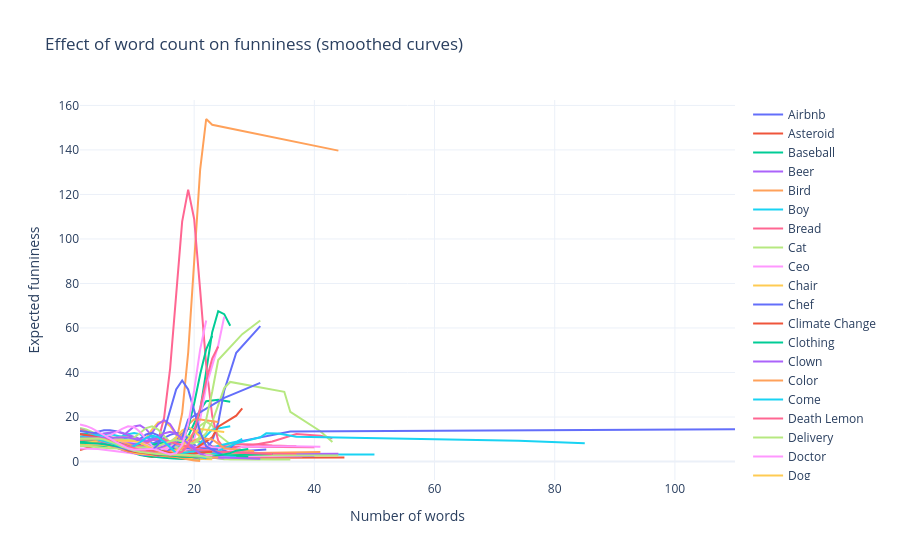

The notebook cell this image was saved under:
### Markdown cell above
=> interpretation:

r_word_funny: Pearson correlation between word count and funny score for that theme.

Negative value (like -0.108 for "Ceo") → Longer captions tend to be slightly less funny in that theme.

Positive value (like 0.023 for "Honey List") → Longer captions tend to be slightly more funny.

The closer r is to 0, the weaker the linear relationship.

p_value: Tests if correlation is significantly different from 0.

Extremely small p-values (like 2.9e-99) → correlation is statistically significant, but keep in mind with huge sample sizes (n > 10,000), even tiny correlations can be “significant.”

n: Number of captions in that theme used for the calculation.

Key takeaway:
Most correlations are very small (between -0.1 and +0.02). That means word count has only a minor effect on funny score, even if statistically significant. You’re seeing patterns, but they are weak in practical terms.

### Code cell
import numpy as np
import plotly.graph_objects as go
from scipy.ndimage import gaussian_filter1d

fig = go.Figure()

for theme, sub in df.groupby("theme_label"):
    agg = (
        sub.groupby("word_counts")["funny"]
           .mean()
           .reset_index()
           .sort_values("word_counts")
    )

    # Skip sparse themes
    if len(agg) < 8:
        continue

    y_smooth = gaussian_filter1d(agg["funny"], sigma=2)

    fig.add_trace(
        go.Scatter(
            x=agg["word_counts"],
            y=y_smooth,
            mode="lines",
            name=theme,
            hovertemplate=(
                "Theme: " + theme +
                "<br>Words: %{x}" +
                "<br>Expected funniness: %{y:.2f}"
                "<extra></extra>"
            )
        )
    )

fig.update_layout(
    title="Effect of word count on funniness (smoothed curves)",
    xaxis_title="Number of words",
    yaxis_title="Expected funniness",
    template="plotly_white",
    hovermode="x unified"
)

fig.show()

### Figure 1 — Plotly figure (JSON) as saved in the notebook; plotly's stock layout.template omitted (floating-point values rounded to 4 significant figures)
{"data": [{"hovertemplate": "Theme: Airbnb<br>Words: %{x}<br>Expected funniness: %{y:.2f}<extra></extra>", "mode": "lines", "name": "Airbnb", "type": "scatter", "x": [1, 2, 3, 4, 5, 6, 7, 8, 9, 10, 11, 12, 13, 14, 15, 16, 17, 18, 19, 20, 21, 22, 23, 24, 25, 27, 28], "y": [9.83, 10.18, 10.58, 10.65, 10.25, 9.484, 8.549, 7.572, 6.607, 5.713, 4.975, 4.481, 4.323, 4.636, 5.535, 6.919, 8.273, 8.819, 8.086, 6.376, 4.539, 3.308, 2.88, 3.012, 3.329, 3.577, 3.689]}, {"hovertemplate": "Theme: Asteroid<br>Words: %{x}<br>Expected funniness: %{y:.2f}<extra></extra>", "mode": "lines", "name": "Asteroid", "type": "scatter", "x": [1, 2, 3, 4, 5, 6, 7, 8, 9, 10, 11, 12, 13, 14, 15, 16, 17, 18, 19, 20, 21, 22, 23, 24, 27, 45], "y": [8.918, 9.209, 9.569, 9.753, 9.684, 9.459, 9.198, 8.893, 8.393, 7.575, 6.534, 5.59, 5.073, 5.09, 5.471, 5.867, 5.909, 5.395, 4.413, 3.294, 2.38, 1.833, 1.624, 1.633, 1.727, 1.8]}, {"hovertemplate": "Theme: Baseball<br>Words: %{x}<br>Expected funniness: %{y:.2f}<extra></extra>", "mode": "lines", "name": "Baseball", "type": "scatter", "x": [1, 2, 3, 4, 5, 6, 7, 8, 9, 10, 11, 12, 13, 14, 15, 16, 17, 18, 19, 20, 21, 22, 24, 26], "y": [9.608, 9.574, 9.509, 9.414, 9.236, 8.821, 8.027, 6.917, 5.79, 4.976, 4.608, 4.574, 4.648, 4.679, 4.7, 4.888, 5.583, 7.444, 11.28, 17.11, 23.24, 27.1, 27.71, 26.83]}, {"hovertemplate": "Theme: Beer<br>Words: %{x}<br>Expected funniness: %{y:.2f}<extra></extra>", "mode": "lines", "name": "Beer", "type": "scatter", "x": [1, 2, 3, 4, 5, 6, 7, 8, 9, 10, 11, 12, 13, 14, 15, 16, 17, 18, 19, 20, 21, 22, 23, 24, 28], "y": [10.26, 10.19, 10.02, 9.706, 9.329, 9.146, 9.606, 11.11, 13.51, 15.73, 16.27, 14.52, 11.4, 8.49, 6.602, 5.553, 4.893, 4.422, 4.106, 3.847, 3.505, 3.034, 2.508, 2.052, 1.785]}, {"hovertemplate": "Theme: Bird<br>Words: %{x}<br>Expected funniness: %{y:.2f}<extra></extra>", "mode": "lines", "name": "Bird", "type": "scatter", "x": [1, 2, 3, 4, 5, 6, 7, 8, 9, 10, 11, 12, 13, 14, 15, 16, 17, 18, 19, 20, 21, 22, 23, 44], "y": [9.742, 9.659, 9.414, 8.939, 8.257, 7.444, 6.579, 5.748, 5.05, 4.551, 4.214, 3.916, 3.56, 3.206, 3.115, 4.14, 8.673, 21.66, 48.85, 89.8, 131.3, 153.9, 151.3, 139.7]}, {"hovertemplate": "Theme: Boy<br>Words: %{x}<br>Expected funniness: %{y:.2f}<extra></extra>", "mode": "lines", "name": "Boy", "type": "scatter", "x": [1, 2, 3, 4, 5, 6, 7, 8, 9, 10, 11, 12, 13, 14, 15, 16, 17, 18, 23, 24, 30, 50], "y": [9.49, 9.339, 9.015, 8.507, 7.832, 7.043, 6.227, 5.506, 4.983, 4.679, 4.5, 4.311, 4.036, 3.691, 3.359, 3.15, 3.128, 3.23, 3.306, 3.276, 3.192, 3.135]}, {"hovertemplate": "Theme: Bread<br>Words: %{x}<br>Expected funniness: %{y:.2f}<extra></extra>", "mode": "lines", "name": "Bread", "type": "scatter", "x": [1, 2, 3, 4, 5, 6, 7, 8, 9, 10, 11, 12, 13, 14, 15, 16, 17, 18, 19, 20, 21, 22, 23, 24, 25, 26, 30, 33, 37], "y": [9.043, 9.044, 9.079, 9.148, 9.151, 8.94, 8.455, 7.779, 7.044, 6.334, 5.709, 5.228, 4.88, 4.566, 4.214, 3.917, 3.855, 4.09, 4.447, 4.677, 4.743, 4.918, 5.496, 6.446, 7.371, 7.828, 7.69, 7.226, 6.858]}, {"hovertemplate": "Theme: Cat<br>Words: %{x}<br>Expected funniness: %{y:.2f}<extra></extra>", "mode": "lines", "name": "Cat", "type": "scatter", "x": [1, 2, 3, 4, 5, 6, 7, 8, 9, 10, 11, 12, 13, 14, 15, 16, 17, 18, 19, 20, 21, 22, 23, 24, 26, 28, 30, 31], "y": [10.02, 10.04, 9.999, 9.792, 9.343, 8.667, 7.896, 7.258, 6.962, 7.017, 7.177, 7.088, 6.527, 5.551, 4.46, 3.665, 3.588, 4.717, 7.524, 11.83, 16.1, 17.96, 16.23, 12.07, 7.798, 4.887, 3.414, 2.862]}, {"hovertemplate": "Theme: Ceo<br>Words: %{x}<br>Expected funniness: %{y:.2f}<extra></extra>", "mode": "lines", "name": "Ceo", "type": "scatter", "x": [1, 2, 3, 4, 5, 6, 7, 8, 9, 10, 11, 12, 13, 14, 15, 16, 17, 18, 19, 20, 21, 22, 23, 24, 26, 27, 38], "y": [10.07, 10.22, 10.25, 9.918, 9.306, 8.706, 8.383, 8.339, 8.275, 7.843, 7.003, 6.067, 5.361, 4.917, 4.542, 4.08, 3.548, 3.077, 2.769, 2.6, 2.46, 2.285, 2.124, 2.07, 2.149, 2.296, 2.407]}, {"hovertemplate": "Theme: Chair<br>Words: %{x}<br>Expected funniness: %{y:.2f}<extra></extra>", "mode": "lines", "name": "Chair", "type": "scatter", "x": [1, 2, 3, 4, 5, 6, 7, 8, 9, 10, 11, 12, 13, 14, 15, 16, 17, 18, 19, 23, 25, 29], "y": [12.49, 12.05, 11.28, 10.31, 9.245, 8.147, 7.058, 6.078, 5.445, 5.627, 7.224, 10.45, 14.47, 17.52, 18.06, 15.85, 11.99, 7.985, 4.898, 3.065, 2.251, 2.006]}, {"hovertemplate": "Theme: Chef<br>Words: %{x}<br>Expected funniness: %{y:.2f}<extra></extra>", "mode": "lines", "name": "Chef", "type": "scatter", "x": [1, 2, 3, 4, 5, 6, 7, 8, 9, 10, 11, 12, 13, 14, 15, 16, 17, 18, 19, 20, 21, 22, 23, 24, 25, 26, 27, 28, 29, 32], "y": [11.86, 11.86, 11.72, 11.33, 10.71, 9.897, 8.885, 7.738, 6.626, 5.733, 5.154, 4.881, 4.858, 5.055, 5.619, 6.949, 9.367, 12.41, 14.62, 14.62, 12.39, 9.238, 6.54, 4.77, 3.755, 3.314, 3.439, 4.058, 4.87, 5.438]}, {"hovertemplate": "Theme: Climate Change<br>Words: %{x}<br>Expected funniness: %{y:.2f}<extra></extra>", "mode": "lines", "name": "Climate Change", "type": "scatter", "x": [1, 2, 3, 4, 5, 6, 7, 8, 9, 10, 11, 12, 13, 14, 15, 16, 17, 18, 19, 21, 23, 24, 25], "y": [5.211, 5.81, 6.724, 7.598, 8.221, 8.568, 8.695, 8.615, 8.254, 7.528, 6.507, 5.475, 4.782, 4.634, 5.025, 5.738, 6.373, 6.528, 6.065, 5.178, 4.175, 3.313, 2.805]}, {"hovertemplate": "Theme: Clothing<br>Words: %{x}<br>Expected funniness: %{y:.2f}<extra></extra>", "mode": "lines", "name": "Clothing", "type": "scatter", "x": [1, 2, 3, 4, 5, 6, 7, 8, 9, 10, 11, 12, 13, 14, 15, 16, 17, 18, 19, 20, 21, 22, 23, 24, 25, 26], "y": [11.74, 11.43, 10.83, 9.977, 8.991, 8.077, 7.474, 7.344, 7.65, 8.069, 8.125, 7.576, 6.645, 5.772, 5.188, 4.829, 4.588, 4.727, 6.326, 11.6, 23.06, 40.47, 58.12, 67.6, 66.22, 61.03]}, {"hovertemplate": "Theme: Clown<br>Words: %{x}<br>Expected funniness: %{y:.2f}<extra></extra>", "mode": "lines", "name": "Clown", "type": "scatter", "x": [1, 2, 3, 4, 5, 6, 7, 8, 9, 10, 11, 12, 13, 14, 15, 16, 17, 18, 19, 20, 21, 22, 23, 24, 25, 26, 27, 29, 30, 31, 33, 40], "y": [7.675, 7.845, 8.122, 8.377, 8.452, 8.256, 7.845, 7.426, 7.273, 7.615, 8.446, 9.369, 9.759, 9.277, 8.246, 7.447, 7.524, 8.483, 9.589, 9.839, 8.818, 7.06, 5.457, 4.455, 3.961, 3.753, 3.726, 3.789, 3.754, 3.453, 2.942, 2.534]}, {"hovertemplate": "Theme: Color<br>Words: %{x}<br>Expected funniness: %{y:.2f}<extra></extra>", "mode": "lines", "name": "Color", "type": "scatter", "x": [1, 2, 3, 4, 5, 6, 7, 8, 9, 10, 11, 12, 13, 14, 15, 16, 18, 19, 20, 21], "y": [9.022, 9.059, 9.123, 9.191, 9.235, 9.235, 9.116, 8.728, 7.957, 6.872, 5.725, 4.79, 4.204, 3.959, 3.979, 4.162, 4.39, 4.568, 4.668, 4.709]}, {"hovertemplate": "Theme: Come<br>Words: %{x}<br>Expected funniness: %{y:.2f}<extra></extra>", "mode": "lines", "name": "Come", "type": "scatter", "x": [1, 2, 3, 4, 5, 6, 7, 8, 9, 10, 11, 12, 13, 15, 16, 20], "y": [12.5, 12.51, 12.46, 12.18, 11.49, 10.25, 8.557, 6.829, 5.788, 6.082, 7.722, 9.721, 10.6, 9.661, 7.639, 6.073]}, {"hovertemplate": "Theme: Death Lemon<br>Words: %{x}<br>Expected funniness: %{y:.2f}<extra></extra>", "mode": "lines", "name": "Death Lemon", "type": "scatter", "x": [1, 2, 3, 4, 5, 6, 7, 8, 9, 10, 11, 12, 13, 14, 15, 16, 17, 18, 19, 20, 21, 22, 23, 24, 25, 28, 33, 36, 37, 41, 43], "y": [10.77, 10.87, 10.92, 10.77, 10.43, 10.01, 9.539, 8.872, 7.838, 6.527, 5.346, 4.762, 5.444, 9.141, 19.74, 41.87, 75.03, 107.8, 122.2, 109.0, 76.87, 43.46, 20.55, 9.343, 5.893, 6.526, 8.97, 11.4, 12.33, 11.57, 10.43]}, {"hovertemplate": "Theme: Delivery<br>Words: %{x}<br>Expected funniness: %{y:.2f}<extra></extra>", "mode": "lines", "name": "Delivery", "type": "scatter", "x": [1, 2, 3, 4, 5, 6, 7, 8, 9, 10, 11, 12, 13, 14, 15, 16, 17, 18, 19, 20, 21, 23, 25], "y": [15.07, 14.38, 13.32, 12.2, 11.15, 10.15, 9.189, 8.291, 7.439, 6.606, 5.82, 5.207, 4.978, 5.407, 6.73, 8.838, 10.99, 12.09, 11.54, 9.795, 7.931, 6.709, 6.207]}, {"hovertemplate": "Theme: Doctor<br>Words: %{x}<br>Expected funniness: %{y:.2f}<extra></extra>", "mode": "lines", "name": "Doctor", "type": "scatter", "x": [1, 2, 3, 4, 5, 6, 7, 8, 9, 10, 11, 12, 13, 14, 15, 16, 17, 18, 19, 20, 21, 22, 24, 25], "y": [10.69, 10.75, 10.71, 10.38, 9.723, 8.839, 7.931, 7.143, 6.5, 5.939, 5.372, 4.763, 4.17, 3.727, 3.593, 3.839, 4.362, 5.052, 6.377, 10.07, 18.83, 34.0, 52.18, 65.04]}, {"hovertemplate": "Theme: Dog<br>Words: %{x}<br>Expected funniness: %{y:.2f}<extra></extra>", "mode": "lines", "name": "Dog", "type": "scatter", "x": [1, 2, 3, 4, 5, 6, 7, 8, 9, 10, 11, 12, 13, 14, 15, 16, 17, 18, 19, 20, 21, 22, 23, 24, 25], "y": [10.94, 10.99, 10.94, 10.69, 10.21, 9.598, 8.921, 8.155, 7.245, 6.215, 5.197, 4.334, 3.696, 3.293, 3.102, 3.066, 3.074, 3.018, 2.875, 2.709, 2.578, 2.478, 2.39, 2.325, 2.296]}, {"hovertemplate": "Theme: Election<br>Words: %{x}<br>Expected funniness: %{y:.2f}<extra></extra>", "mode": "lines", "name": "Election", "type": "scatter", "x": [1, 2, 3, 4, 5, 6, 7, 8, 9, 10, 11, 12, 13, 14, 15, 16, 17, 18, 19, 20, 21, 22, 23, 24, 25, 27, 31], "y": [10.67, 11.38, 12.47, 13.44, 14.0, 14.06, 13.65, 12.78, 11.49, 9.949, 8.421, 7.139, 6.19, 5.531, 5.165, 5.228, 5.795, 6.571, 6.956, 6.586, 5.857, 6.04, 9.145, 17.47, 31.83, 48.86, 60.86]}, {"hovertemplate": "Theme: Elephant Room<br>Words: %{x}<br>Expected funniness: %{y:.2f}<extra></extra>", "mode": "lines", "name": "Elephant Room", "type": "scatter", "x": [1, 2, 3, 4, 5, 6, 7, 8, 9, 10, 11, 12, 13, 14, 15, 16, 17, 18, 20, 21, 22, 23, 25], "y": [7.932, 8.427, 9.068, 9.415, 9.225, 8.54, 7.586, 6.591, 5.737, 5.183, 5.025, 5.149, 5.216, 4.902, 4.17, 3.277, 2.526, 2.046, 1.806, 1.741, 1.795, 1.897, 1.97]}, {"hovertemplate": "Theme: Evolution<br>Words: %{x}<br>Expected funniness: %{y:.2f}<extra></extra>", "mode": "lines", "name": "Evolution", "type": "scatter", "x": [1, 2, 3, 4, 5, 6, 7, 8, 9, 10, 11, 12, 13, 14, 15, 16, 17, 18, 19, 20, 21, 22, 23, 25, 29], "y": [12.12, 12.23, 12.21, 11.78, 10.85, 9.54, 8.103, 6.752, 5.618, 4.794, 4.365, 4.386, 4.825, 5.507, 6.106, 6.282, 5.854, 4.921, 3.801, 2.844, 2.238, 1.975, 1.926, 1.956, 1.983]}, {"hovertemplate": "Theme: Fall Asleep<br>Words: %{x}<br>Expected funniness: %{y:.2f}<extra></extra>", "mode": "lines", "name": "Fall Asleep", "type": "scatter", "x": [1, 2, 3, 4, 5, 6, 7, 8, 9, 10, 11, 12, 13, 14, 15, 16, 17, 18, 19, 20, 22, 23], "y": [10.79, 11.05, 11.42, 11.61, 11.41, 10.79, 9.836, 8.69, 7.548, 6.786, 7.064, 9.091, 12.84, 16.8, 18.55, 16.78, 12.54, 8.104, 4.959, 3.212, 2.34, 1.962]}, {"hovertemplate": "Theme: Fish<br>Words: %{x}<br>Expected funniness: %{y:.2f}<extra></extra>", "mode": "lines", "name": "Fish", "type": "scatter", "x": [1, 2, 3, 4, 5, 6, 7, 8, 9, 10, 11, 12, 13, 14, 15, 16, 17, 18, 19, 20, 21, 22, 23], "y": [10.06, 10.16, 10.13, 9.781, 9.098, 8.254, 7.472, 6.909, 6.557, 6.258, 5.834, 5.234, 4.573, 4.068, 3.912, 4.129, 4.488, 4.627, 4.341, 3.739, 3.087, 2.585, 2.318]}, {"hovertemplate": "Theme: Friday<br>Words: %{x}<br>Expected funniness: %{y:.2f}<extra></extra>", "mode": "lines", "name": "Friday", "type": "scatter", "x": [1, 2, 3, 4, 5, 6, 7, 8, 9, 10, 11, 12, 13, 14, 15, 16, 17, 18, 19, 20, 21, 22, 23, 26], "y": [11.93, 11.5, 10.79, 9.977, 9.191, 8.498, 7.957, 7.65, 7.591, 7.587, 7.31, 6.601, 5.645, 4.754, 4.089, 3.627, 3.317, 3.254, 3.79, 5.395, 8.189, 11.53, 14.34, 15.83]}, {"hovertemplate": "Theme: Gentrification<br>Words: %{x}<br>Expected funniness: %{y:.2f}<extra></extra>", "mode": "lines", "name": "Gentrification", "type": "scatter", "x": [1, 2, 3, 4, 5, 6, 7, 8, 9, 10, 11, 12, 13, 14, 15, 16, 17, 18, 19, 20, 21, 23, 26, 40], "y": [9.186, 9.522, 9.883, 9.927, 9.53, 8.788, 7.896, 7.047, 6.394, 6.008, 5.84, 5.717, 5.43, 4.89, 4.203, 3.582, 3.22, 3.263, 3.835, 4.907, 6.094, 6.791, 6.761, 6.445]}, {"hovertemplate": "Theme: Gift<br>Words: %{x}<br>Expected funniness: %{y:.2f}<extra></extra>", "mode": "lines", "name": "Gift", "type": "scatter", "x": [1, 2, 3, 4, 5, 6, 7, 8, 9, 10, 11, 12, 13, 14, 15, 16, 17, 18, 19, 20, 21, 22, 23, 24, 25, 26, 35, 36, 41, 43], "y": [9.976, 10.02, 9.972, 9.732, 9.297, 8.732, 8.067, 7.294, 6.474, 5.773, 5.328, 5.104, 4.916, 4.604, 4.182, 3.88, 4.044, 4.941, 6.514, 8.351, 10.19, 12.76, 17.68, 25.37, 33.0, 35.76, 31.31, 22.28, 13.64, 8.799]}, {"hovertemplate": "Theme: Giraffe<br>Words: %{x}<br>Expected funniness: %{y:.2f}<extra></extra>", "mode": "lines", "name": "Giraffe", "type": "scatter", "x": [1, 2, 3, 4, 5, 6, 7, 8, 9, 10, 11, 12, 13, 14, 15, 16, 17, 18, 19, 20, 22, 23, 25, 26, 27, 28, 36, 41], "y": [10.37, 10.3, 10.1, 9.698, 9.131, 8.54, 8.092, 7.935, 8.159, 8.696, 9.195, 9.179, 8.51, 7.602, 6.987, 6.729, 6.431, 5.774, 4.846, 3.951, 3.338, 3.194, 3.674, 4.721, 5.912, 6.684, 6.834, 6.69]}, {"hovertemplate": "Theme: Haircut<br>Words: %{x}<br>Expected funniness: %{y:.2f}<extra></extra>", "mode": "lines", "name": "Haircut", "type": "scatter", "x": [1, 2, 3, 4, 5, 6, 7, 8, 9, 10, 11, 12, 13, 14, 15, 16, 17, 19, 20, 21, 22, 27], "y": [10.37, 10.45, 10.56, 10.66, 10.76, 10.87, 10.77, 10.12, 8.801, 7.095, 5.483, 4.255, 3.403, 2.789, 2.343, 2.133, 2.261, 2.703, 3.238, 3.596, 3.684, 3.64]}, {"hovertemplate": "Theme: Harold<br>Words: %{x}<br>Expected funniness: %{y:.2f}<extra></extra>", "mode": "lines", "name": "Harold", "type": "scatter", "x": [1, 2, 3, 4, 5, 6, 7, 8, 9, 10, 11, 12, 13, 14, 15, 16, 17, 18, 19, 20, 21, 22, 23, 24, 26, 27, 32, 36, 110], "y": [9.159, 9.397, 9.731, 9.949, 9.868, 9.41, 8.653, 7.807, 7.118, 6.744, 6.739, 7.122, 7.925, 9.14, 10.61, 12.0, 12.76, 12.27, 10.37, 7.635, 5.066, 3.426, 3.036, 3.945, 5.999, 8.735, 11.44, 13.49, 14.55]}, {"hovertemplate": "Theme: Hell<br>Words: %{x}<br>Expected funniness: %{y:.2f}<extra></extra>", "mode": "lines", "name": "Hell", "type": "scatter", "x": [1, 2, 3, 4, 5, 6, 7, 8, 9, 10, 11, 12, 13, 14, 15, 16, 21], "y": [9.674, 9.978, 10.23, 10.02, 9.183, 7.926, 6.654, 5.639, 4.845, 4.064, 3.201, 2.427, 2.066, 2.323, 3.098, 4.016, 4.624]}, {"hovertemplate": "Theme: Honey List<br>Words: %{x}<br>Expected funniness: %{y:.2f}<extra></extra>", "mode": "lines", "name": "Honey List", "type": "scatter", "x": [1, 2, 3, 4, 5, 6, 7, 8, 9, 10, 11, 12, 13, 14, 15, 16, 17, 18, 21, 22], "y": [7.23, 7.111, 7.01, 7.024, 7.061, 6.884, 6.326, 5.444, 4.471, 3.613, 2.942, 2.437, 2.076, 1.84, 1.673, 1.504, 1.325, 1.192, 1.138, 1.134]}, {"hovertemplate": "Theme: Hook<br>Words: %{x}<br>Expected funniness: %{y:.2f}<extra></extra>", "mode": "lines", "name": "Hook", "type": "scatter", "x": [1, 2, 3, 4, 5, 6, 7, 8, 9, 10, 11, 12, 13, 14, 15, 16, 17, 18, 19, 20, 22, 23], "y": [14.49, 13.65, 12.33, 10.88, 9.485, 8.233, 7.215, 6.5, 6.04, 5.696, 5.389, 5.134, 4.9, 4.536, 3.929, 3.174, 2.507, 2.088, 1.899, 1.821, 1.76, 1.71]}, {"hovertemplate": "Theme: Hungry<br>Words: %{x}<br>Expected funniness: %{y:.2f}<extra></extra>", "mode": "lines", "name": "Hungry", "type": "scatter", "x": [1, 2, 3, 4, 5, 6, 7, 8, 9, 10, 11, 12, 13, 14, 15, 16, 17, 18, 19, 20, 21, 24], "y": [14.22, 13.52, 12.43, 11.27, 10.1, 8.939, 7.907, 7.241, 7.11, 7.459, 7.948, 8.066, 7.492, 6.433, 5.601, 5.935, 8.184, 12.23, 16.56, 19.03, 18.9, 17.78]}, {"hovertemplate": "Theme: Insurance Cover<br>Words: %{x}<br>Expected funniness: %{y:.2f}<extra></extra>", "mode": "lines", "name": "Insurance Cover", "type": "scatter", "x": [1, 2, 3, 4, 5, 6, 7, 8, 9, 10, 11, 12, 13, 14, 15, 16, 17, 18, 19, 20, 22, 23, 24, 27, 28], "y": [8.302, 8.811, 9.506, 10.02, 10.24, 10.34, 10.64, 11.35, 12.28, 12.81, 12.24, 10.4, 7.934, 5.799, 4.597, 4.399, 4.905, 5.631, 6.073, 6.011, 5.749, 5.954, 7.086, 8.845, 10.2]}, {"hovertemplate": "Theme: Invite<br>Words: %{x}<br>Expected funniness: %{y:.2f}<extra></extra>", "mode": "lines", "name": "Invite", "type": "scatter", "x": [1, 2, 3, 4, 5, 6, 7, 8, 9, 10, 11, 12, 13, 14, 15, 17, 18, 19], "y": [9.956, 10.09, 10.22, 10.18, 9.816, 9.123, 8.233, 7.377, 6.739, 6.347, 6.128, 6.055, 6.119, 6.126, 5.705, 4.7, 3.461, 2.617]}, {"hovertemplate": "Theme: Irony<br>Words: %{x}<br>Expected funniness: %{y:.2f}<extra></extra>", "mode": "lines", "name": "Irony", "type": "scatter", "x": [1, 2, 3, 4, 5, 6, 7, 8, 9, 10, 11, 12, 13, 14, 15, 16, 17, 18, 19, 20, 21, 22, 23, 24, 25, 26, 33, 36], "y": [9.939, 9.911, 9.728, 9.295, 8.645, 7.881, 7.073, 6.264, 5.529, 4.99, 4.728, 4.698, 4.734, 4.692, 4.623, 4.768, 5.264, 5.862, 6.038, 5.483, 4.385, 3.2, 2.249, 1.601, 1.199, 0.9778, 0.8844, 0.86]}, {"hovertemplate": "Theme: Keto<br>Words: %{x}<br>Expected funniness: %{y:.2f}<extra></extra>", "mode": "lines", "name": "Keto", "type": "scatter", "x": [1, 2, 3, 4, 5, 6, 7, 8, 9, 10, 11, 12, 13, 14, 15, 16, 17, 18, 19, 20, 21, 22, 24], "y": [5.851, 5.834, 5.769, 5.609, 5.325, 4.943, 4.542, 4.198, 3.921, 3.657, 3.359, 3.078, 3.013, 3.468, 4.655, 6.38, 7.914, 8.41, 7.613, 6.071, 4.603, 3.671, 3.276]}, {"hovertemplate": "Theme: Know Feel<br>Words: %{x}<br>Expected funniness: %{y:.2f}<extra></extra>", "mode": "lines", "name": "Know Feel", "type": "scatter", "x": [1, 2, 3, 4, 5, 6, 7, 8, 9, 10, 11, 12, 13, 14, 15, 16, 17, 18, 20, 23], "y": [7.182, 7.367, 7.575, 7.62, 7.415, 6.969, 6.332, 5.573, 4.779, 4.075, 3.621, 3.533, 3.757, 4.027, 3.998, 3.513, 2.711, 1.894, 1.292, 0.9881]}, {"hovertemplate": "Theme: Lawyer<br>Words: %{x}<br>Expected funniness: %{y:.2f}<extra></extra>", "mode": "lines", "name": "Lawyer", "type": "scatter", "x": [1, 2, 3, 4, 5, 6, 7, 8, 9, 10, 11, 12, 13, 14, 15, 16, 17, 18, 19, 20, 21, 22, 23], "y": [13.76, 13.47, 12.98, 12.37, 11.73, 11.06, 10.33, 9.501, 8.671, 7.99, 7.446, 6.815, 5.924, 4.879, 3.948, 3.296, 2.927, 2.809, 2.997, 3.625, 4.747, 6.09, 7.039]}, {"hovertemplate": "Theme: Leave<br>Words: %{x}<br>Expected funniness: %{y:.2f}<extra></extra>", "mode": "lines", "name": "Leave", "type": "scatter", "x": [1, 2, 3, 4, 5, 6, 7, 8, 9, 10, 11, 12, 13, 14, 15, 16, 17, 18, 19, 20], "y": [11.35, 11.32, 11.18, 10.85, 10.27, 9.588, 8.98, 8.448, 7.798, 6.921, 5.969, 5.143, 4.439, 3.702, 2.896, 2.216, 1.936, 2.166, 2.712, 3.159]}, {"hovertemplate": "Theme: Look Ant<br>Words: %{x}<br>Expected funniness: %{y:.2f}<extra></extra>", "mode": "lines", "name": "Look Ant", "type": "scatter", "x": [1, 2, 3, 4, 5, 6, 7, 8, 9, 10, 11, 12, 13, 14, 15, 16, 20, 21], "y": [10.81, 10.88, 10.97, 11.0, 10.79, 10.15, 9.023, 7.657, 6.425, 5.618, 5.333, 5.433, 5.537, 5.2, 4.258, 2.997, 1.903, 1.307]}, {"hovertemplate": "Theme: Look Good<br>Words: %{x}<br>Expected funniness: %{y:.2f}<extra></extra>", "mode": "lines", "name": "Look Good", "type": "scatter", "x": [1, 2, 3, 4, 5, 6, 7, 8, 9, 10, 11, 12, 13, 14, 15, 16, 17, 18, 19, 20, 21, 22, 23, 44], "y": [8.506, 8.837, 9.179, 9.147, 8.564, 7.542, 6.365, 5.292, 4.433, 3.777, 3.29, 2.974, 2.848, 2.881, 2.964, 2.948, 2.754, 2.439, 2.148, 2.017, 2.138, 2.54, 3.102, 3.523]}, {"hovertemplate": "Theme: Market<br>Words: %{x}<br>Expected funniness: %{y:.2f}<extra></extra>", "mode": "lines", "name": "Market", "type": "scatter", "x": [1, 2, 3, 4, 5, 6, 7, 8, 9, 10, 11, 12, 13, 14, 15, 16, 17, 18, 19, 20, 21, 22, 24, 25, 26, 27, 41], "y": [10.09, 10.05, 9.902, 9.551, 8.971, 8.204, 7.347, 6.529, 5.865, 5.384, 4.998, 4.594, 4.157, 3.782, 3.562, 3.496, 3.49, 3.418, 3.175, 2.737, 2.203, 1.776, 1.67, 2.014, 2.773, 3.687, 4.322]}, {"hovertemplate": "Theme: Marriage<br>Words: %{x}<br>Expected funniness: %{y:.2f}<extra></extra>", "mode": "lines", "name": "Marriage", "type": "scatter", "x": [1, 2, 3, 4, 5, 6, 7, 8, 9, 10, 11, 12, 13, 14, 15, 16, 17, 18, 19, 20, 21, 22, 24, 26, 27], "y": [10.8, 11.18, 11.75, 12.24, 12.47, 12.32, 11.81, 10.98, 9.956, 8.866, 7.85, 6.971, 6.182, 5.4, 4.643, 4.092, 3.983, 4.434, 5.298, 6.127, 6.38, 5.818, 4.696, 3.556, 2.869]}, {"hovertemplate": "Theme: Minute<br>Words: %{x}<br>Expected funniness: %{y:.2f}<extra></extra>", "mode": "lines", "name": "Minute", "type": "scatter", "x": [1, 2, 3, 4, 5, 6, 7, 8, 9, 10, 11, 12, 13, 14, 15, 16, 17, 18, 19, 23], "y": [9.143, 9.61, 10.24, 10.61, 10.39, 9.465, 7.991, 6.343, 4.911, 3.933, 3.488, 3.542, 3.935, 4.384, 4.657, 4.801, 5.058, 5.525, 6.019, 6.311]}, {"hovertemplate": "Theme: Mirage<br>Words: %{x}<br>Expected funniness: %{y:.2f}<extra></extra>", "mode": "lines", "name": "Mirage", "type": "scatter", "x": [1, 2, 3, 4, 5, 6, 7, 8, 9, 10, 11, 12, 13, 14, 15, 16, 17, 18, 19, 20, 21, 22, 23, 24, 25, 30, 31], "y": [9.33, 9.398, 9.504, 9.613, 9.775, 10.14, 10.72, 11.15, 10.89, 9.738, 8.032, 6.314, 4.936, 4.014, 3.521, 3.343, 3.356, 3.475, 3.608, 3.586, 3.248, 2.609, 1.886, 1.337, 1.073, 1.03, 1.061]}, {"hovertemplate": "Theme: Mustard<br>Words: %{x}<br>Expected funniness: %{y:.2f}<extra></extra>", "mode": "lines", "name": "Mustard", "type": "scatter", "x": [1, 2, 3, 4, 5, 6, 7, 8, 9, 10, 11, 12, 13, 14, 15, 16, 17, 18, 19, 20, 21, 22, 23, 24, 25, 26, 28, 29], "y": [8.401, 8.34, 8.238, 8.083, 7.823, 7.404, 6.813, 6.103, 5.373, 4.719, 4.197, 3.826, 3.606, 3.521, 3.545, 3.692, 4.054, 4.732, 5.663, 6.55, 7.02, 6.923, 6.471, 6.022, 5.717, 5.416, 5.004, 4.657]}, {"hovertemplate": "Theme: Order Pizza<br>Words: %{x}<br>Expected funniness: %{y:.2f}<extra></extra>", "mode": "lines", "name": "Order Pizza", "type": "scatter", "x": [1, 2, 3, 4, 5, 6, 7, 8, 9, 10, 11, 12, 13, 14, 15, 16, 17, 18, 19, 20, 21, 22], "y": [7.935, 8.233, 8.606, 8.837, 8.88, 8.802, 8.678, 8.575, 8.552, 8.559, 8.395, 7.851, 6.973, 6.182, 6.19, 7.674, 10.65, 13.87, 15.34, 14.03, 11.02, 8.652]}, {"hovertemplate": "Theme: Painting<br>Words: %{x}<br>Expected funniness: %{y:.2f}<extra></extra>", "mode": "lines", "name": "Painting", "type": "scatter", "x": [1, 2, 3, 4, 5, 6, 7, 8, 9, 10, 11, 12, 13, 14, 15, 16, 17, 18, 19, 20, 21, 22, 24], "y": [9.182, 9.087, 8.976, 8.898, 8.796, 8.548, 8.107, 7.644, 7.589, 8.434, 10.23, 12.16, 12.89, 11.73, 9.394, 7.24, 6.102, 5.885, 6.03, 6.07, 5.876, 5.588, 5.395]}, {"hovertemplate": "Theme: Parent<br>Words: %{x}<br>Expected funniness: %{y:.2f}<extra></extra>", "mode": "lines", "name": "Parent", "type": "scatter", "x": [1, 2, 3, 4, 5, 6, 7, 8, 9, 10, 11, 12, 13, 14, 15, 16, 17, 18, 19, 20, 21, 23, 24, 27, 28], "y": [10.4, 10.76, 11.19, 11.32, 11.01, 10.36, 9.56, 8.713, 7.774, 6.7, 5.577, 4.571, 3.81, 3.341, 3.142, 3.141, 3.257, 3.48, 3.969, 5.078, 7.265, 10.86, 15.68, 20.63, 23.87]}, {"hovertemplate": "Theme: Pianist<br>Words: %{x}<br>Expected funniness: %{y:.2f}<extra></extra>", "mode": "lines", "name": "Pianist", "type": "scatter", "x": [1, 2, 3, 4, 5, 6, 7, 8, 9, 10, 11, 12, 13, 14, 15, 16, 17, 18, 19, 20, 21, 22, 23], "y": [11.46, 11.27, 10.84, 10.16, 9.329, 8.522, 7.881, 7.443, 7.138, 6.878, 6.707, 6.838, 7.397, 8.09, 8.298, 7.797, 7.453, 9.233, 15.26, 26.07, 39.21, 50.41, 56.5]}, {"hovertemplate": "Theme: Shoe<br>Words: %{x}<br>Expected funniness: %{y:.2f}<extra></extra>", "mode": "lines", "name": "Shoe", "type": "scatter", "x": [1, 2, 3, 4, 5, 6, 7, 8, 9, 10, 11, 12, 13, 14, 15, 16, 17, 18, 19, 20, 25], "y": [10.31, 10.79, 11.46, 12.06, 12.59, 13.1, 13.32, 12.93, 11.95, 10.88, 10.16, 9.948, 10.09, 10.17, 9.603, 8.079, 5.957, 3.962, 2.57, 1.814, 1.509]}, {"hovertemplate": "Theme: Size Matter<br>Words: %{x}<br>Expected funniness: %{y:.2f}<extra></extra>", "mode": "lines", "name": "Size Matter", "type": "scatter", "x": [1, 2, 3, 4, 5, 6, 7, 8, 9, 10, 11, 12, 13, 14, 15, 16, 17, 18, 19, 20, 21], "y": [8.76, 8.778, 8.736, 8.498, 7.944, 7.08, 6.076, 5.18, 4.536, 4.091, 3.672, 3.196, 2.763, 2.523, 2.462, 2.372, 2.053, 1.506, 0.9135, 0.4638, 0.2375]}, {"hovertemplate": "Theme: Social Distancing<br>Words: %{x}<br>Expected funniness: %{y:.2f}<extra></extra>", "mode": "lines", "name": "Social Distancing", "type": "scatter", "x": [1, 2, 3, 4, 5, 6, 7, 8, 9, 10, 11, 12, 13, 14, 15, 16, 17, 18, 19, 20, 21, 22, 23, 24, 25, 27, 31, 32, 34, 37, 74, 85], "y": [12.06, 11.64, 10.94, 10.13, 9.3, 8.456, 7.616, 6.808, 6.054, 5.369, 4.779, 4.308, 3.951, 3.69, 3.508, 3.406, 3.397, 3.505, 3.757, 4.138, 4.523, 4.716, 4.692, 4.862, 5.921, 8.166, 10.88, 12.66, 12.6, 11.1, 9.327, 8.234]}, {"hovertemplate": "Theme: Song<br>Words: %{x}<br>Expected funniness: %{y:.2f}<extra></extra>", "mode": "lines", "name": "Song", "type": "scatter", "x": [1, 2, 3, 4, 5, 6, 7, 8, 9, 10, 11, 12, 13, 14, 15, 16, 17, 18, 19, 20, 21, 22, 23, 24, 29, 30, 37], "y": [9.684, 9.615, 9.359, 8.849, 8.173, 7.482, 6.865, 6.343, 5.944, 5.695, 5.535, 5.308, 4.923, 4.478, 4.169, 4.101, 4.224, 4.424, 4.613, 4.757, 4.851, 4.876, 4.771, 4.49, 4.07, 3.638, 3.361]}, {"hovertemplate": "Theme: Speak<br>Words: %{x}<br>Expected funniness: %{y:.2f}<extra></extra>", "mode": "lines", "name": "Speak", "type": "scatter", "x": [1, 2, 3, 4, 5, 6, 7, 8, 9, 10, 11, 12, 13, 14, 15, 16, 17, 18, 19, 20, 21, 22, 23, 25, 28, 31, 44], "y": [10.73, 10.78, 10.79, 10.71, 10.52, 10.26, 9.954, 9.683, 9.778, 10.78, 12.84, 15.05, 15.81, 14.35, 11.45, 8.54, 6.374, 4.895, 3.898, 3.358, 3.263, 3.431, 3.565, 3.463, 3.165, 2.866, 2.705]}, {"hovertemplate": "Theme: Stair<br>Words: %{x}<br>Expected funniness: %{y:.2f}<extra></extra>", "mode": "lines", "name": "Stair", "type": "scatter", "x": [1, 2, 3, 4, 5, 6, 7, 8, 9, 10, 11, 12, 13, 14, 15, 16, 17, 18, 19, 20, 23], "y": [9.159, 9.48, 10.02, 10.61, 11.19, 11.9, 13.07, 14.66, 15.86, 15.51, 13.23, 9.906, 7.009, 5.572, 5.705, 6.74, 7.679, 7.765, 6.898, 5.617, 4.702]}, {"hovertemplate": "Theme: Swimming<br>Words: %{x}<br>Expected funniness: %{y:.2f}<extra></extra>", "mode": "lines", "name": "Swimming", "type": "scatter", "x": [1, 2, 3, 4, 5, 6, 7, 8, 9, 10, 11, 12, 13, 14, 15, 16, 17, 18, 19, 20, 21, 25], "y": [8.355, 8.623, 8.958, 9.096, 8.854, 8.195, 7.214, 6.079, 4.977, 4.08, 3.489, 3.217, 3.247, 3.529, 3.899, 4.076, 3.85, 3.272, 2.606, 2.108, 1.862, 1.791]}, {"hovertemplate": "Theme: Tell<br>Words: %{x}<br>Expected funniness: %{y:.2f}<extra></extra>", "mode": "lines", "name": "Tell", "type": "scatter", "x": [1, 2, 3, 4, 5, 6, 7, 8, 9, 10, 11, 12, 13, 14, 15, 16, 18, 19, 25, 31], "y": [10.63, 10.56, 10.28, 9.671, 8.85, 8.151, 7.957, 8.344, 8.822, 8.585, 7.238, 5.233, 3.479, 2.662, 3.154, 5.5, 10.63, 18.93, 28.57, 35.3]}, {"hovertemplate": "Theme: Tell Time<br>Words: %{x}<br>Expected funniness: %{y:.2f}<extra></extra>", "mode": "lines", "name": "Tell Time", "type": "scatter", "x": [1, 2, 3, 4, 5, 6, 7, 8, 9, 10, 11, 12, 13, 14, 15, 18, 19, 20, 21, 22], "y": [11.42, 11.28, 10.98, 10.46, 9.611, 8.412, 7.054, 5.84, 4.965, 4.392, 3.951, 3.536, 3.172, 2.934, 2.849, 2.857, 2.841, 2.7, 2.443, 2.229]}, {"hovertemplate": "Theme: Thought<br>Words: %{x}<br>Expected funniness: %{y:.2f}<extra></extra>", "mode": "lines", "name": "Thought", "type": "scatter", "x": [1, 2, 3, 4, 5, 6, 7, 8, 9, 10, 11, 12, 13, 14, 15, 16, 17, 18, 20, 21, 30, 33], "y": [9.042, 9.374, 9.822, 10.06, 9.828, 9.088, 8.105, 7.321, 7.055, 7.232, 7.41, 7.159, 6.406, 5.373, 4.304, 3.351, 2.615, 2.178, 2.107, 2.421, 2.971, 3.409]}, {"hovertemplate": "Theme: Throne<br>Words: %{x}<br>Expected funniness: %{y:.2f}<extra></extra>", "mode": "lines", "name": "Throne", "type": "scatter", "x": [1, 2, 3, 4, 5, 6, 7, 8, 9, 10, 11, 12, 13, 14, 15, 16, 17, 18, 19, 20, 21, 22, 23, 24, 25], "y": [12.1, 11.87, 11.49, 11.03, 10.46, 9.748, 9.007, 8.419, 8.019, 7.623, 7.037, 6.332, 5.859, 5.996, 6.897, 8.308, 9.522, 9.69, 8.476, 6.388, 4.325, 2.884, 2.139, 1.867, 1.809]}, {"hovertemplate": "Theme: Toilet<br>Words: %{x}<br>Expected funniness: %{y:.2f}<extra></extra>", "mode": "lines", "name": "Toilet", "type": "scatter", "x": [1, 2, 3, 4, 5, 6, 7, 8, 9, 10, 11, 12, 13, 14, 15, 16, 17, 18, 19, 20, 21, 23, 24, 25, 30], "y": [10.63, 10.68, 10.73, 10.7, 10.52, 10.14, 9.584, 8.859, 7.926, 6.773, 5.537, 4.486, 3.866, 3.75, 3.989, 4.368, 4.907, 5.936, 7.65, 9.544, 10.54, 9.918, 8.027, 5.946, 4.666]}, {"hovertemplate": "Theme: Town<br>Words: %{x}<br>Expected funniness: %{y:.2f}<extra></extra>", "mode": "lines", "name": "Town", "type": "scatter", "x": [1, 2, 3, 4, 5, 6, 7, 8, 9, 10, 11, 12, 13, 14, 15, 16, 17, 18, 19, 20, 21, 22, 23, 24, 25, 27], "y": [11.64, 11.73, 11.87, 11.86, 11.48, 10.58, 9.233, 7.692, 6.276, 5.209, 4.529, 4.122, 3.85, 3.645, 3.507, 3.456, 3.523, 3.745, 4.145, 4.637, 4.966, 4.821, 4.126, 3.18, 2.407, 2.019]}, {"hovertemplate": "Theme: Train<br>Words: %{x}<br>Expected funniness: %{y:.2f}<extra></extra>", "mode": "lines", "name": "Train", "type": "scatter", "x": [1, 2, 3, 4, 5, 6, 7, 8, 9, 10, 11, 12, 13, 14, 15, 16, 17, 18, 19, 20, 24, 33], "y": [9.8, 9.976, 10.16, 10.14, 9.808, 9.153, 8.285, 7.397, 6.725, 6.537, 7.07, 8.286, 9.641, 10.31, 9.91, 8.864, 7.915, 7.297, 6.62, 5.531, 4.249, 3.379]}, {"hovertemplate": "Theme: Vegan<br>Words: %{x}<br>Expected funniness: %{y:.2f}<extra></extra>", "mode": "lines", "name": "Vegan", "type": "scatter", "x": [1, 2, 3, 4, 5, 6, 7, 8, 9, 10, 11, 12, 13, 14, 15, 16, 17, 18, 19, 20, 21, 22, 23, 24, 28, 31], "y": [7.218, 7.038, 6.778, 6.517, 6.246, 5.957, 5.757, 5.798, 6.074, 6.353, 6.406, 6.292, 6.356, 6.927, 8.001, 9.119, 9.614, 9.147, 8.217, 8.244, 11.23, 18.94, 31.36, 45.58, 57.21, 63.33]}, {"hovertemplate": "Theme: Vehicle<br>Words: %{x}<br>Expected funniness: %{y:.2f}<extra></extra>", "mode": "lines", "name": "Vehicle", "type": "scatter", "x": [1, 2, 3, 4, 5, 6, 7, 8, 9, 10, 11, 12, 13, 14, 15, 16, 17, 18, 19, 20, 21, 22, 23, 24, 26], "y": [11.27, 11.23, 11.06, 10.73, 10.25, 9.745, 9.342, 9.132, 9.054, 8.897, 8.424, 7.516, 6.261, 4.929, 3.825, 3.105, 2.745, 2.642, 2.707, 2.851, 2.939, 2.823, 2.475, 2.039, 1.742]}, {"hovertemplate": "Theme: Warm<br>Words: %{x}<br>Expected funniness: %{y:.2f}<extra></extra>", "mode": "lines", "name": "Warm", "type": "scatter", "x": [1, 2, 3, 4, 5, 6, 7, 8, 9, 10, 11, 12, 13, 14, 15, 16, 17, 18, 19, 20, 21, 22, 25], "y": [11.43, 11.15, 10.7, 10.24, 9.858, 9.559, 9.371, 9.325, 9.343, 9.169, 8.509, 7.283, 5.756, 4.408, 3.672, 3.784, 4.871, 7.047, 10.11, 13.08, 14.6, 14.25, 13.27]}, {"hovertemplate": "Theme: Watson<br>Words: %{x}<br>Expected funniness: %{y:.2f}<extra></extra>", "mode": "lines", "name": "Watson", "type": "scatter", "x": [1, 2, 3, 4, 5, 6, 7, 8, 9, 10, 11, 12, 13, 14, 15, 16, 17, 18, 19, 20, 21, 22, 24, 25], "y": [12.33, 11.68, 10.62, 9.457, 8.397, 7.5, 6.727, 6.02, 5.369, 4.821, 4.433, 4.341, 5.04, 7.698, 13.74, 23.1, 32.43, 36.42, 32.37, 22.88, 13.22, 6.819, 3.822, 2.848]}, {"hovertemplate": "Theme: Wear Mask<br>Words: %{x}<br>Expected funniness: %{y:.2f}<extra></extra>", "mode": "lines", "name": "Wear Mask", "type": "scatter", "x": [1, 2, 3, 4, 5, 6, 7, 8, 9, 10, 11, 12, 13, 14, 15, 16, 17, 18, 19, 20, 21, 23], "y": [12.41, 12.02, 11.43, 10.81, 10.2, 9.505, 8.646, 7.623, 6.538, 5.598, 5.042, 4.946, 5.074, 5.011, 4.545, 3.864, 3.322, 3.11, 3.226, 3.588, 4.046, 4.371]}, {"hovertemplate": "Theme: Whale<br>Words: %{x}<br>Expected funniness: %{y:.2f}<extra></extra>", "mode": "lines", "name": "Whale", "type": "scatter", "x": [1, 2, 3, 4, 5, 6, 7, 8, 9, 10, 11, 12, 13, 14, 15, 16, 17, 18, 19, 20, 21, 22, 23, 24, 26, 27, 29], "y": [8.408, 8.351, 8.23, 8.048, 7.814, 7.516, 7.118, 6.591, 5.968, 5.326, 4.728, 4.187, 3.699, 3.269, 2.914, 2.637, 2.434, 2.297, 2.197, 2.089, 1.971, 1.936, 2.153, 2.766, 3.762, 4.87, 5.618]}, {"hovertemplate": "Theme: Wheel<br>Words: %{x}<br>Expected funniness: %{y:.2f}<extra></extra>", "mode": "lines", "name": "Wheel", "type": "scatter", "x": [1, 2, 3, 4, 5, 6, 7, 8, 9, 10, 11, 12, 13, 14, 15, 16, 17, 18, 19, 20, 21, 22, 31], "y": [11.06, 11.03, 10.91, 10.72, 10.56, 10.57, 10.74, 10.92, 10.79, 10.23, 9.497, 9.157, 9.685, 11.08, 12.66, 13.35, 12.49, 10.4, 7.878, 5.498, 3.499, 2.037, 1.264]}, {"hovertemplate": "Theme: Wifi<br>Words: %{x}<br>Expected funniness: %{y:.2f}<extra></extra>", "mode": "lines", "name": "Wifi", "type": "scatter", "x": [1, 2, 3, 4, 5, 6, 7, 8, 9, 10, 11, 12, 13, 14, 15, 16, 17, 18, 19, 20, 22, 23, 24], "y": [9.843, 9.907, 9.861, 9.538, 8.947, 8.254, 7.618, 7.071, 6.526, 5.886, 5.154, 4.45, 3.895, 3.505, 3.224, 3.01, 2.849, 2.703, 2.508, 2.249, 1.994, 1.831, 1.768]}, {"hovertemplate": "Theme: Win<br>Words: %{x}<br>Expected funniness: %{y:.2f}<extra></extra>", "mode": "lines", "name": "Win", "type": "scatter", "x": [1, 2, 3, 4, 5, 6, 7, 8, 9, 10, 11, 12, 13, 14, 15, 16, 17, 21, 22], "y": [11.18, 10.89, 10.44, 9.931, 9.306, 8.471, 7.469, 6.579, 6.267, 6.965, 8.673, 10.64, 11.67, 10.97, 8.826, 6.168, 3.838, 2.231, 1.43]}, {"hovertemplate": "Theme: Work Home<br>Words: %{x}<br>Expected funniness: %{y:.2f}<extra></extra>", "mode": "lines", "name": "Work Home", "type": "scatter", "x": [1, 2, 3, 4, 5, 6, 7, 8, 9, 10, 11, 12, 13, 14, 15, 16, 17, 18, 19, 20, 21, 22, 23, 24], "y": [10.38, 10.46, 10.53, 10.44, 10.1, 9.487, 8.654, 7.696, 6.741, 5.89, 5.166, 4.535, 3.992, 3.585, 3.346, 3.266, 3.438, 4.379, 7.293, 13.72, 24.05, 36.16, 46.28, 51.68]}, {"hovertemplate": "Theme: Worry<br>Words: %{x}<br>Expected funniness: %{y:.2f}<extra></extra>", "mode": "lines", "name": "Worry", "type": "scatter", "x": [1, 2, 3, 4, 5, 6, 7, 8, 9, 10, 11, 12, 13, 14, 15, 16, 17, 19, 21, 22, 23], "y": [10.27, 10.34, 10.4, 10.3, 9.898, 9.084, 7.922, 6.653, 5.561, 4.789, 4.287, 3.915, 3.597, 3.367, 3.274, 3.258, 3.166, 2.885, 2.448, 2.006, 1.732]}, {"hovertemplate": "Theme: Year<br>Words: %{x}<br>Expected funniness: %{y:.2f}<extra></extra>", "mode": "lines", "name": "Year", "type": "scatter", "x": [1, 2, 3, 4, 5, 6, 7, 8, 9, 10, 11, 12, 13, 14, 15, 16, 17, 18, 19, 20, 21, 22], "y": [16.62, 15.99, 14.87, 13.45, 11.9, 10.29, 8.688, 7.174, 5.957, 5.289, 5.249, 5.541, 5.595, 5.021, 3.985, 3.193, 3.773, 7.478, 16.59, 32.06, 50.4, 63.33]}], "layout": {"hovermode": "x unified", "title": {"text": "Effect of word count on funniness (smoothed curves)"}, "xaxis": {"title": {"text": "Number of words"}}, "yaxis": {"title": {"text": "Expected funniness"}}}}
